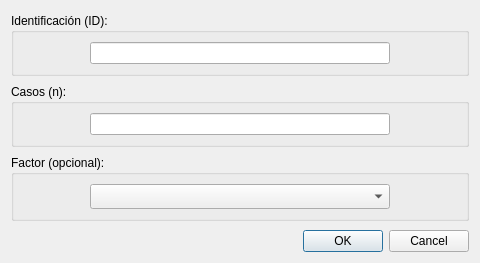
<?xml version="1.0" encoding="UTF-8"?>
<ui version="4.0">
 <class>agregado</class>
 <widget class="QDialog" name="agregado">
  <property name="geometry">
   <rect>
    <x>0</x>
    <y>0</y>
    <width>480</width>
    <height>263</height>
   </rect>
  </property>
  <property name="sizePolicy">
   <sizepolicy hsizetype="Preferred" vsizetype="Maximum">
    <horstretch>0</horstretch>
    <verstretch>0</verstretch>
   </sizepolicy>
  </property>
  <property name="windowTitle">
   <string>Dialog</string>
  </property>
  <layout class="QGridLayout" name="gridLayout_2">
   <item row="0" column="0" rowspan="2" colspan="2">
    <layout class="QGridLayout" name="gridLayout">
     <item row="0" column="0">
      <widget class="QGroupBox" name="groupBox">
       <property name="sizePolicy">
        <sizepolicy hsizetype="Preferred" vsizetype="Maximum">
         <horstretch>0</horstretch>
         <verstretch>0</verstretch>
        </sizepolicy>
       </property>
       <property name="title">
        <string>Identificación (ID):</string>
       </property>
       <layout class="QGridLayout" name="gridLayout_3">
        <item row="0" column="0">
         <spacer name="horizontalSpacer">
          <property name="orientation">
           <enum>Qt::Horizontal</enum>
          </property>
          <property name="sizeHint" stdset="0">
           <size>
            <width>40</width>
            <height>20</height>
           </size>
          </property>
         </spacer>
        </item>
        <item row="0" column="1">
         <widget class="QLineEdit" name="id_text">
          <property name="minimumSize">
           <size>
            <width>300</width>
            <height>0</height>
           </size>
          </property>
         </widget>
        </item>
        <item row="0" column="2">
         <spacer name="horizontalSpacer_2">
          <property name="orientation">
           <enum>Qt::Horizontal</enum>
          </property>
          <property name="sizeHint" stdset="0">
           <size>
            <width>40</width>
            <height>20</height>
           </size>
          </property>
         </spacer>
        </item>
       </layout>
      </widget>
     </item>
     <item row="6" column="0">
      <widget class="QGroupBox" name="groupBox_3">
       <property name="sizePolicy">
        <sizepolicy hsizetype="Preferred" vsizetype="Maximum">
         <horstretch>0</horstretch>
         <verstretch>0</verstretch>
        </sizepolicy>
       </property>
       <property name="title">
        <string>Casos (n):</string>
       </property>
       <layout class="QGridLayout" name="gridLayout_5">
        <item row="0" column="0">
         <spacer name="horizontalSpacer_5">
          <property name="orientation">
           <enum>Qt::Horizontal</enum>
          </property>
          <property name="sizeHint" stdset="0">
           <size>
            <width>59</width>
            <height>20</height>
           </size>
          </property>
         </spacer>
        </item>
        <item row="0" column="1">
         <widget class="QLineEdit" name="n_text">
          <property name="minimumSize">
           <size>
            <width>300</width>
            <height>0</height>
           </size>
          </property>
         </widget>
        </item>
        <item row="0" column="2">
         <spacer name="horizontalSpacer_6">
          <property name="orientation">
           <enum>Qt::Horizontal</enum>
          </property>
          <property name="sizeHint" stdset="0">
           <size>
            <width>59</width>
            <height>20</height>
           </size>
          </property>
         </spacer>
        </item>
       </layout>
      </widget>
     </item>
     <item row="7" column="0">
      <widget class="QGroupBox" name="groupBox_2">
       <property name="sizePolicy">
        <sizepolicy hsizetype="Preferred" vsizetype="Maximum">
         <horstretch>0</horstretch>
         <verstretch>0</verstretch>
        </sizepolicy>
       </property>
       <property name="title">
        <string>Factor (opcional):</string>
       </property>
       <layout class="QGridLayout" name="gridLayout_4">
        <item row="0" column="1">
         <widget class="QComboBox" name="cb_factor">
          <property name="minimumSize">
           <size>
            <width>300</width>
            <height>25</height>
           </size>
          </property>
         </widget>
        </item>
        <item row="0" column="0">
         <spacer name="horizontalSpacer_3">
          <property name="orientation">
           <enum>Qt::Horizontal</enum>
          </property>
          <property name="sizeHint" stdset="0">
           <size>
            <width>40</width>
            <height>20</height>
           </size>
          </property>
         </spacer>
        </item>
        <item row="0" column="2">
         <spacer name="horizontalSpacer_4">
          <property name="orientation">
           <enum>Qt::Horizontal</enum>
          </property>
          <property name="sizeHint" stdset="0">
           <size>
            <width>40</width>
            <height>20</height>
           </size>
          </property>
         </spacer>
        </item>
       </layout>
      </widget>
     </item>
    </layout>
   </item>
   <item row="2" column="0" colspan="2">
    <widget class="QDialogButtonBox" name="buttonBox">
     <property name="orientation">
      <enum>Qt::Horizontal</enum>
     </property>
     <property name="standardButtons">
      <set>QDialogButtonBox::Cancel|QDialogButtonBox::Ok</set>
     </property>
    </widget>
   </item>
  </layout>
 </widget>
 <resources/>
 <connections>
  <connection>
   <sender>buttonBox</sender>
   <signal>accepted()</signal>
   <receiver>agregado</receiver>
   <slot>accept()</slot>
   <hints>
    <hint type="sourcelabel">
     <x>248</x>
     <y>254</y>
    </hint>
    <hint type="destinationlabel">
     <x>157</x>
     <y>274</y>
    </hint>
   </hints>
  </connection>
  <connection>
   <sender>buttonBox</sender>
   <signal>rejected()</signal>
   <receiver>agregado</receiver>
   <slot>reject()</slot>
   <hints>
    <hint type="sourcelabel">
     <x>316</x>
     <y>260</y>
    </hint>
    <hint type="destinationlabel">
     <x>286</x>
     <y>274</y>
    </hint>
   </hints>
  </connection>
 </connections>
</ui>
